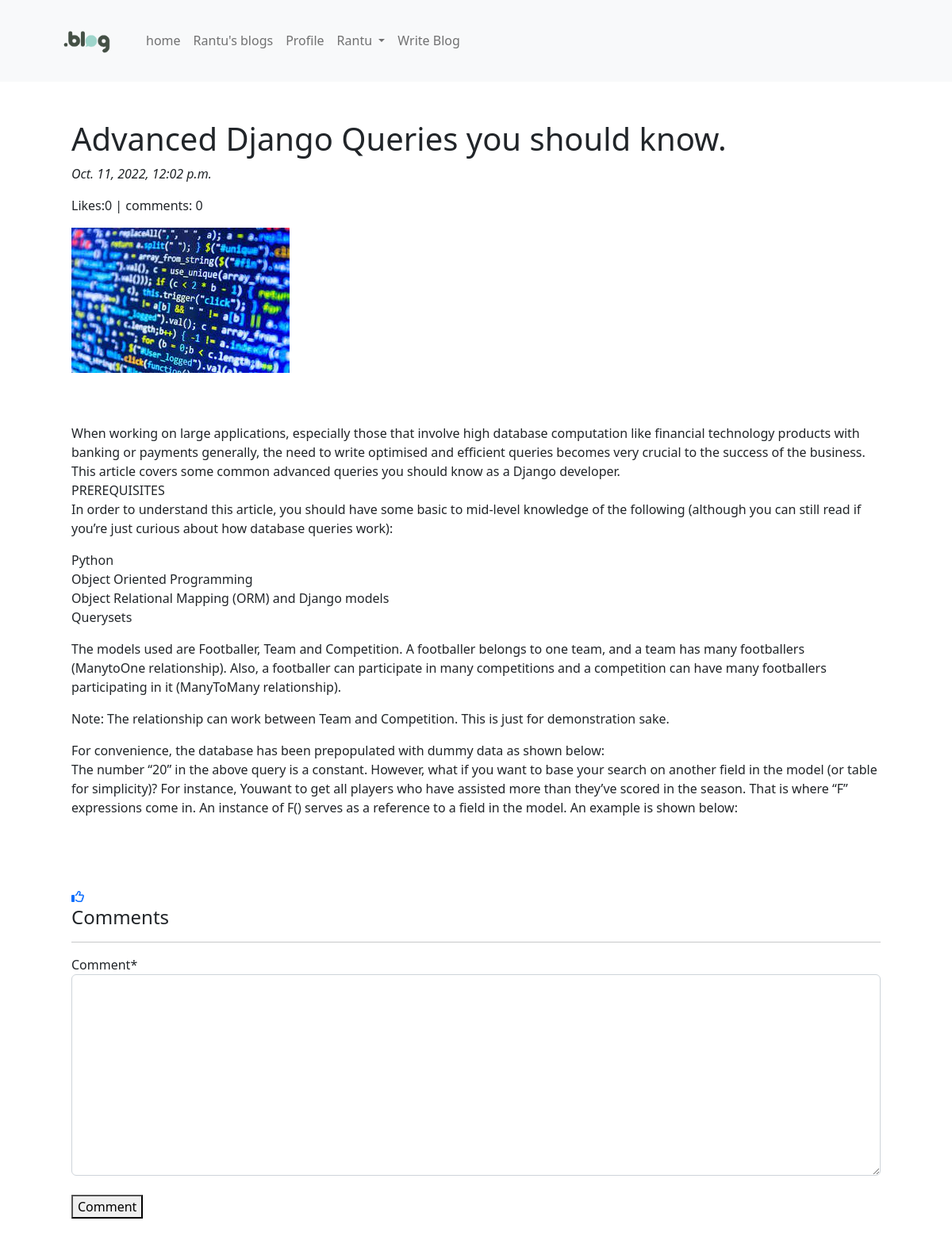
The app's page /blog/blog_detail/Advanced-Django-Queries-you-should-know.-1137c551-8dc1-4f89-91ea-bcddcab5aa29/ (signed in) with its own data.
### blog_app/models.py (models this page shows, shortened)
class Blog(models.Model):
    author = models.ForeignKey(
        User, on_delete=models.CASCADE, related_name='post_author')
    blog_title = models.CharField(max_length=264, verbose_name='put a title')
    slug = models.SlugField(max_length=254, unique=True)
    blog_content = models.TextField(verbose_name='what is in your mind')
    blog_img = models.ImageField(upload_to='blog_images', verbose_name='image')
    publish_date = models.DateTimeField(auto_now_add=True)
    update_date = models.DateTimeField(auto_now=True)
    class Meta:
        ordering = ['-publish_date', ]

### blog_app/views.py (the view, shortened to what this page needs)
# urls.py: path('blog_detail/<str:slug>/', views.blog_detail, name='blog_detail'),
@login_required
def blog_detail(request, slug):
    blog = Blog.objects.get(slug=slug)
    form = CommentForm()
    already_liked = Likes.objects.filter(blog=blog, user=request.user)
    if already_liked:
        liked = True
    else:
        liked = False
    return render(request, 'blog_app/blog_details.html', context={'blog': blog, 'form': form, 'liked': liked})

### blog_app/forms.py
class CommentForm(forms.ModelForm):
    class Meta:
        model = Comment
        fields = ('comment',)

### templates/blog_app/blog_details.html (shortened to what this page needs)
{% extends 'base.html' %}
{% load crispy_forms_tags %}
{% block content %}
<div class="container">
    <h1>{{blog.blog_title}}</h1>
    <i><p>{{blog.publish_date}}</p></i>
    <p>Likes:{{blog.liked_blog.count}} | comments: {{blog.blog_comment.count}}</p>
    <img src="/media/{{blog.blog_img}}" alt="">
    <br>
    <br>
    <br>
    <p>{{blog.blog_content | linebreaks}}</p>
    <br>
    <br>
    <br>
    {% if not Liked %}
    <a href="{% url 'blog_app:like_post' pk=blog.pk %}"><i class="fa-regular fa-thumbs-up"></i></a>
    {% else %}
    <a href="{% url 'blog_app:unliked_post' pk=blog.pk %}"><i class="fa-solid fa-thumbs-up"></i></a>
    {% endif %}
    <br>
    <h4>Comments</h4>
    <hr>
    <form method="POST">
        {{ form | crispy }}
        <br>
        <button type="submit">Comment</button>
    </form>
</div>
{% endblock %}

### templates/base.html (shortened to what this page needs)
<!DOCTYPE html>
<html lang="en">
  <head>
    <link
      href="https://cdn.jsdelivr.net/npm/bootstrap@5.2.2/dist/css/bootstrap.min.css"
      rel="stylesheet"
    />
  </head>
  <body>
    <nav class="navbar navbar-expand-lg bg-light">
      <div class="container-fluid " >
        <a class="navbar-brand ms-5" href="#"><img src="/media/logo.png" alt="" width="100px"></a>
        <div class="collapse navbar-collapse" id="navbarSupportedContent">
          <ul class="navbar-nav me-auto mb-2 mb-lg-0">
            <li class="nav-item">
              <a
                class="nav-link "
                aria-current="page"
                href="{% url 'home'%}"
                >home</a
              >
            </li>
            {% if user.is_authenticated %}
            <li class="nav-item">
              <a
                class="nav-link "
                aria-current="page"
                href="{% url 'blog_app:myblogs'%}"
                >{{user}}'s blogs </a
              >
            </li>
            <li class="nav-item">
              <a
                class="nav-link "
                aria-current="page"
                href="{% url 'login_app:profile'%}"
                >Profile </a
              >
            </li>
            <li class="nav-item dropdown">
              <a
                class="nav-link dropdown-toggle"
                href="#"
                role="button"
                data-bs-toggle="dropdown"
                aria-expanded="false"
              >
                {{user.username}}
              </a>
            </li>
            <li class="nav-item">
              <a
                class="nav-link "
                aria-current="page"
                href="{% url 'blog_app:create-blog'%}"
                >Write Blog</a
              >
            </li>
            {% endif %}
          </ul>
        </div>
      </div>
    </nav>
    <div class="container p-5">{% block content %} {% endblock %}</div>
  </body>
</html>

### records on screen
Blog: blog_title "Advanced Django Queries you should know.", publish_date "Oct. 11, 2022, 12:02 p.m.", liked_blog.count "0", blog_comment.count "0", blog_img (picture), blog_content "When working on large applications, especially those that involve high database computation like financial technology products with banking or payments generally, the need to write optimised and efficient queries becomes very crucial to the success of the business. This article covers some common advanced queries you should know as a Django developer. PREREQUISITES In order to understand this article, you should have some basic to mid-level knowledge of the following (although you can still read if you’re just curious about how database queries work): Python Object Oriented Programming Object Relational Mapping (ORM) and Django models Querysets The models used are Footballer, Team and…"

### other values on screen
{{ user }} "Rantu"
{{ user.username }} "Rantu"
